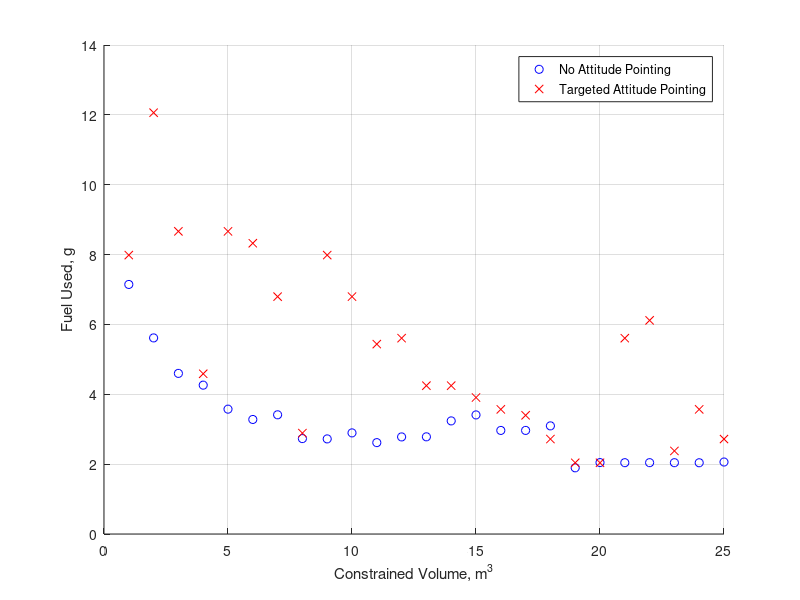

This figure's MATLAB source:
clear,clc
close all
% 
% load('Point')
% load('NoPoint')

% x = 5:15;
% figure
% hold on
% p1 = plot(x,fuel*1e3,'ob');
% b1 = polyfit(x,fuel*1e3,1);
% l1 = plot(x,polyval(b1,x),'-b');
% 
% p2 = plot(x,fuelPoint*1e3,'or');
% b2 = polyfit(x,fuelPoint*1e3,1);
% l2 = plot(x,polyval(b2,x),'-r');
% grid on
% xlabel('Radial Distance Allowed, m')
% ylabel('Fuel Used, g')
% legend([p1,p2],{'No Attitude Pointing','Targeted Attitude Pointing'},...
%     'location','best')


load('data12_3_1')
load('data12_3_2')
V = (1:25);

figure
hold on
p1 = plot(V,fuel*1e3,'ob');
p2 = plot(V,fuelp*1e3,'rx');

grid on
xlabel('Constrained Volume, m^3')
ylabel('Fuel Used, g')
legend([p1,p2],{'No Attitude Pointing','Targeted Attitude Pointing'},...
    'location','best')